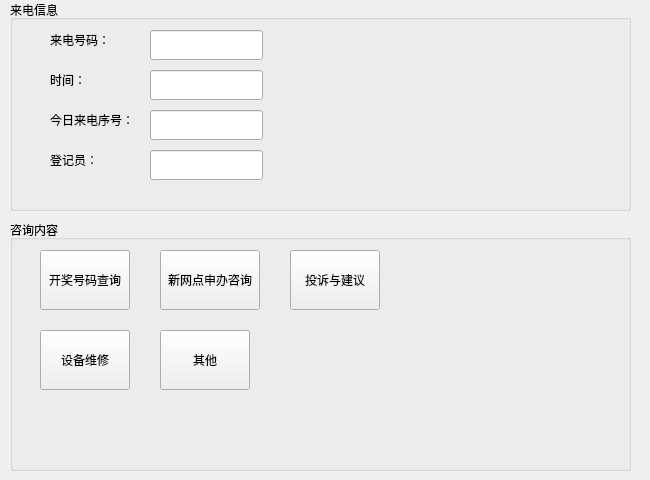
<?xml version="1.0" encoding="UTF-8"?>
<ui version="4.0">
 <class>IncomingInfo</class>
 <widget class="QWidget" name="IncomingInfo">
  <property name="geometry">
   <rect>
    <x>0</x>
    <y>0</y>
    <width>650</width>
    <height>480</height>
   </rect>
  </property>
  <property name="windowTitle">
   <string>Form</string>
  </property>
  <widget class="QGroupBox" name="groupBox">
   <property name="geometry">
    <rect>
     <x>10</x>
     <y>0</y>
     <width>621</width>
     <height>211</height>
    </rect>
   </property>
   <property name="title">
    <string>来电信息</string>
   </property>
   <widget class="QLabel" name="label_2">
    <property name="geometry">
     <rect>
      <x>40</x>
      <y>30</y>
      <width>84</width>
      <height>20</height>
     </rect>
    </property>
    <property name="text">
     <string>来电号码：</string>
    </property>
   </widget>
   <widget class="QLabel" name="label">
    <property name="geometry">
     <rect>
      <x>40</x>
      <y>70</y>
      <width>84</width>
      <height>20</height>
     </rect>
    </property>
    <property name="text">
     <string>时间：</string>
    </property>
   </widget>
   <widget class="QLabel" name="label_3">
    <property name="geometry">
     <rect>
      <x>40</x>
      <y>110</y>
      <width>84</width>
      <height>20</height>
     </rect>
    </property>
    <property name="text">
     <string>今日来电序号：</string>
    </property>
   </widget>
   <widget class="QLabel" name="label_4">
    <property name="geometry">
     <rect>
      <x>40</x>
      <y>150</y>
      <width>48</width>
      <height>20</height>
     </rect>
    </property>
    <property name="text">
     <string>登记员：</string>
    </property>
   </widget>
   <widget class="QLineEdit" name="lineEdit">
    <property name="geometry">
     <rect>
      <x>140</x>
      <y>30</y>
      <width>113</width>
      <height>30</height>
     </rect>
    </property>
   </widget>
   <widget class="QLineEdit" name="lineEdit_2">
    <property name="geometry">
     <rect>
      <x>140</x>
      <y>70</y>
      <width>113</width>
      <height>30</height>
     </rect>
    </property>
   </widget>
   <widget class="QLineEdit" name="lineEdit_3">
    <property name="geometry">
     <rect>
      <x>140</x>
      <y>110</y>
      <width>113</width>
      <height>30</height>
     </rect>
    </property>
   </widget>
   <widget class="QLineEdit" name="lineEdit_4">
    <property name="geometry">
     <rect>
      <x>140</x>
      <y>150</y>
      <width>113</width>
      <height>30</height>
     </rect>
    </property>
   </widget>
  </widget>
  <widget class="QGroupBox" name="groupBox_2">
   <property name="geometry">
    <rect>
     <x>10</x>
     <y>220</y>
     <width>621</width>
     <height>251</height>
    </rect>
   </property>
   <property name="title">
    <string>咨询内容</string>
   </property>
   <widget class="QPushButton" name="pushButton">
    <property name="geometry">
     <rect>
      <x>30</x>
      <y>30</y>
      <width>90</width>
      <height>60</height>
     </rect>
    </property>
    <property name="text">
     <string>开奖号码查询</string>
    </property>
   </widget>
   <widget class="QPushButton" name="pushButton_2">
    <property name="geometry">
     <rect>
      <x>150</x>
      <y>30</y>
      <width>100</width>
      <height>60</height>
     </rect>
    </property>
    <property name="text">
     <string>新网点申办咨询</string>
    </property>
   </widget>
   <widget class="QPushButton" name="pushButton_3">
    <property name="geometry">
     <rect>
      <x>30</x>
      <y>110</y>
      <width>90</width>
      <height>60</height>
     </rect>
    </property>
    <property name="text">
     <string>设备维修</string>
    </property>
   </widget>
   <widget class="QPushButton" name="pushButton_4">
    <property name="geometry">
     <rect>
      <x>280</x>
      <y>30</y>
      <width>90</width>
      <height>60</height>
     </rect>
    </property>
    <property name="text">
     <string>投诉与建议</string>
    </property>
   </widget>
   <widget class="QPushButton" name="pushButton_5">
    <property name="geometry">
     <rect>
      <x>150</x>
      <y>110</y>
      <width>90</width>
      <height>60</height>
     </rect>
    </property>
    <property name="text">
     <string>其他</string>
    </property>
   </widget>
  </widget>
  <zorder>label_2</zorder>
  <zorder>lineEdit</zorder>
  <zorder>label</zorder>
  <zorder>lineEdit_4</zorder>
  <zorder>label_3</zorder>
  <zorder>groupBox</zorder>
  <zorder>groupBox_2</zorder>
 </widget>
 <resources/>
 <connections/>
</ui>
